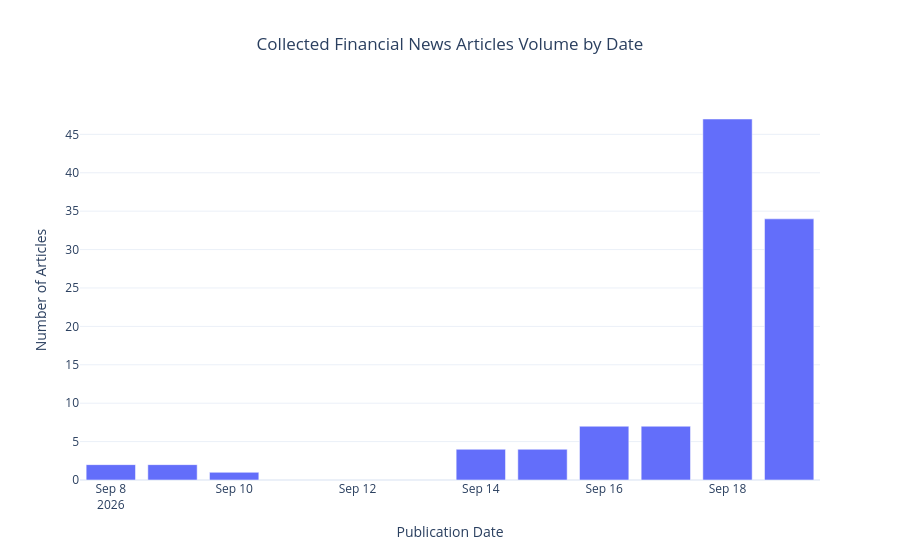

The cell this chart's notebook holds for it:
### Markdown cell above
---
### Step 5: Visualize Collected News Events Timeline

We visualize the temporal distribution of collected news stories over time.

### Code cell
# Group articles by publication date (daily count)
timeline_df = clean_news_df.copy()
timeline_df["date_only"] = timeline_df["published_at"].dt.date
daily_counts = timeline_df.groupby("date_only").size().reset_index(name="article_count")

fig_news_ts = px.bar(
    daily_counts,
    x="date_only",
    y="article_count",
    title="Collected Financial News Articles Volume by Date",
    labels={"date_only": "Publication Date", "article_count": "Number of Articles"},
    template="plotly_white"
)

fig_news_ts.update_layout(title_x=0.5)
fig_news_ts.show()

### Figure 1 — Plotly figure (JSON) as saved in the notebook; plotly's stock layout.template omitted (floating-point values rounded to 4 significant figures)
{"data": [{"hovertemplate": "Publication Date=%{x}<br>Number of Articles=%{y}<extra></extra>", "legendgroup": "", "marker": {"color": "#636efa", "pattern": {"shape": ""}}, "name": "", "orientation": "v", "showlegend": false, "textposition": "auto", "type": "bar", "x": ["2026-09-08", "2026-09-09", "2026-09-10", "2026-09-14", "2026-09-15", "2026-09-16", "2026-09-17", "2026-09-18", "2026-09-19"], "xaxis": "x", "y": [2, 2, 1, 4, 4, 7, 7, 47, 34], "yaxis": "y"}], "layout": {"barmode": "relative", "legend": {"tracegroupgap": 0}, "title": {"text": "Collected Financial News Articles Volume by Date", "x": 0.5}, "xaxis": {"anchor": "y", "domain": [0.0, 1.0], "title": {"text": "Publication Date"}}, "yaxis": {"anchor": "x", "domain": [0.0, 1.0], "title": {"text": "Number of Articles"}}}}
